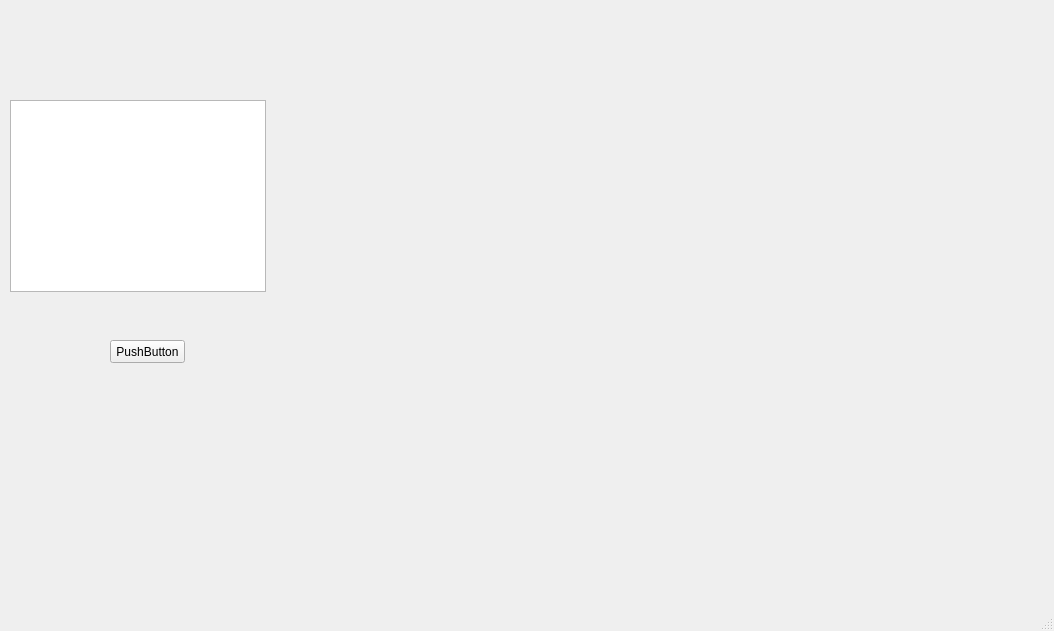
<?xml version="1.0" encoding="UTF-8"?>
<ui version="4.0">
 <class>MainWindow</class>
 <widget class="QMainWindow" name="MainWindow">
  <property name="geometry">
   <rect>
    <x>0</x>
    <y>0</y>
    <width>1054</width>
    <height>631</height>
   </rect>
  </property>
  <property name="windowTitle">
   <string>MainWindow</string>
  </property>
  <widget class="QWidget" name="centralwidget">
   <widget class="QPushButton" name="pushButton">
    <property name="geometry">
     <rect>
      <x>110</x>
      <y>340</y>
      <width>75</width>
      <height>23</height>
     </rect>
    </property>
    <property name="text">
     <string>PushButton</string>
    </property>
   </widget>
   <widget class="QTextBrowser" name="textBrowser">
    <property name="geometry">
     <rect>
      <x>10</x>
      <y>100</y>
      <width>256</width>
      <height>192</height>
     </rect>
    </property>
   </widget>
   <widget class="openGL_Widget" name="widget" native="true">
    <property name="geometry">
     <rect>
      <x>310</x>
      <y>20</y>
      <width>701</width>
      <height>491</height>
     </rect>
    </property>
   </widget>
  </widget>
  <widget class="QMenuBar" name="menubar">
   <property name="geometry">
    <rect>
     <x>0</x>
     <y>0</y>
     <width>1054</width>
     <height>23</height>
    </rect>
   </property>
  </widget>
  <widget class="QStatusBar" name="statusbar"/>
 </widget>
 <customwidgets>
  <customwidget>
   <class>openGL_Widget</class>
   <extends>QWidget</extends>
   <header>opengl_widget</header>
   <container>1</container>
  </customwidget>
 </customwidgets>
 <resources/>
 <connections/>
</ui>
